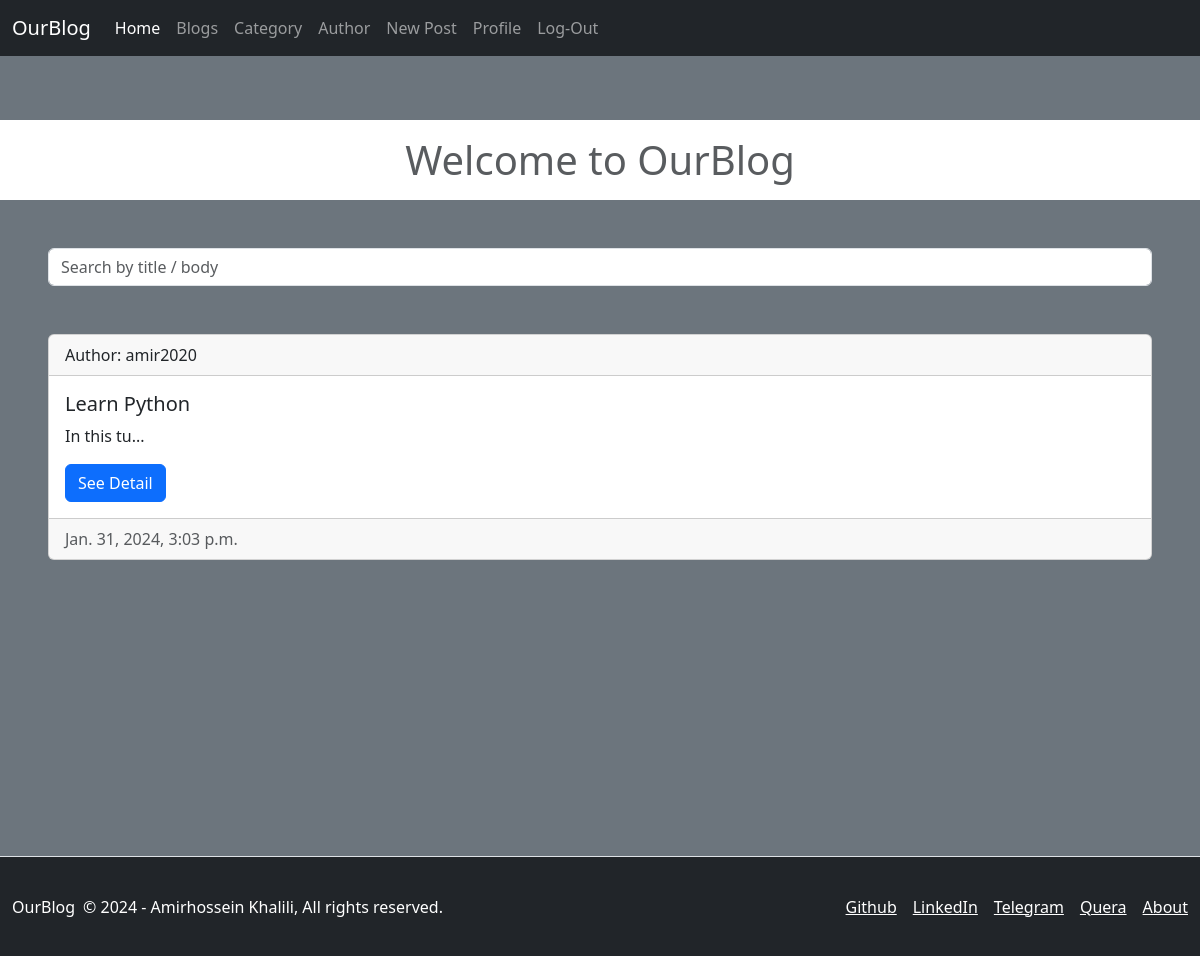
Page /posts/list/ (signed in) on the earlier database version.
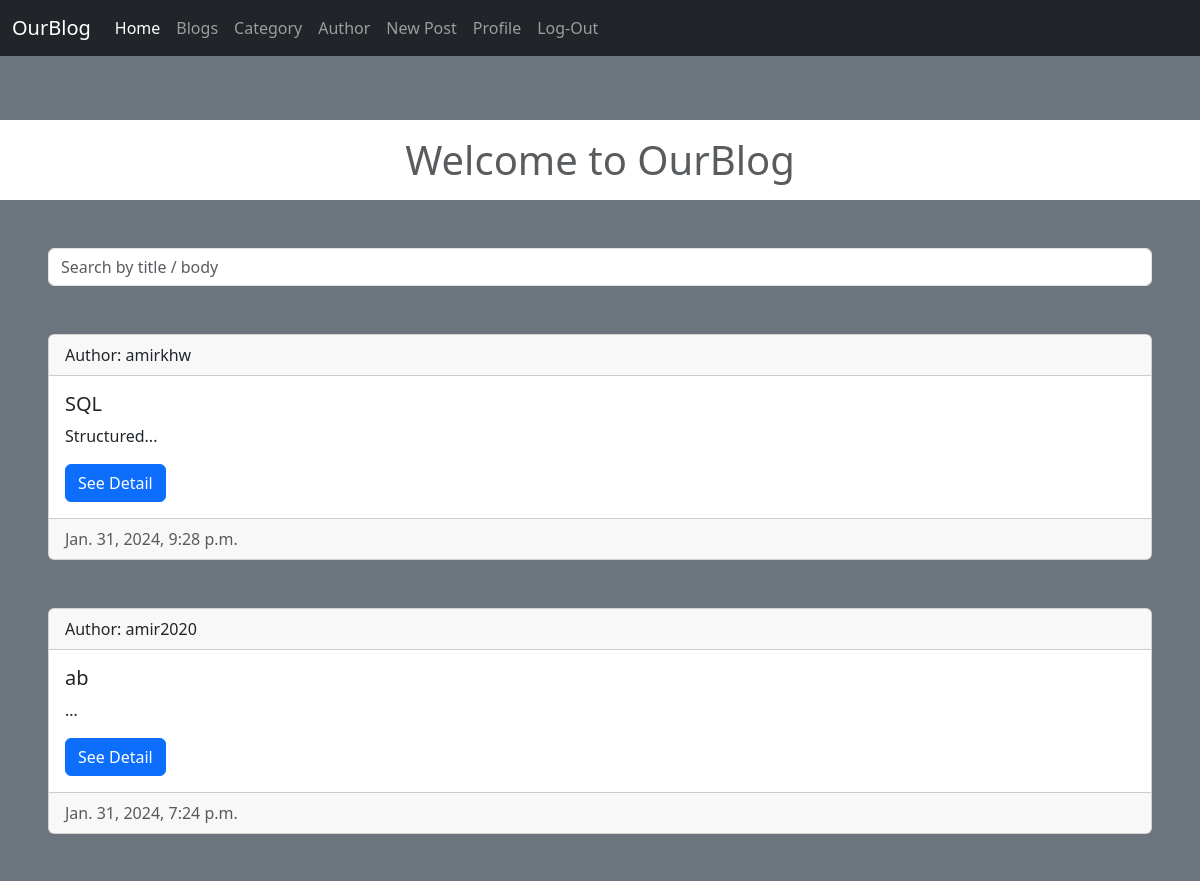
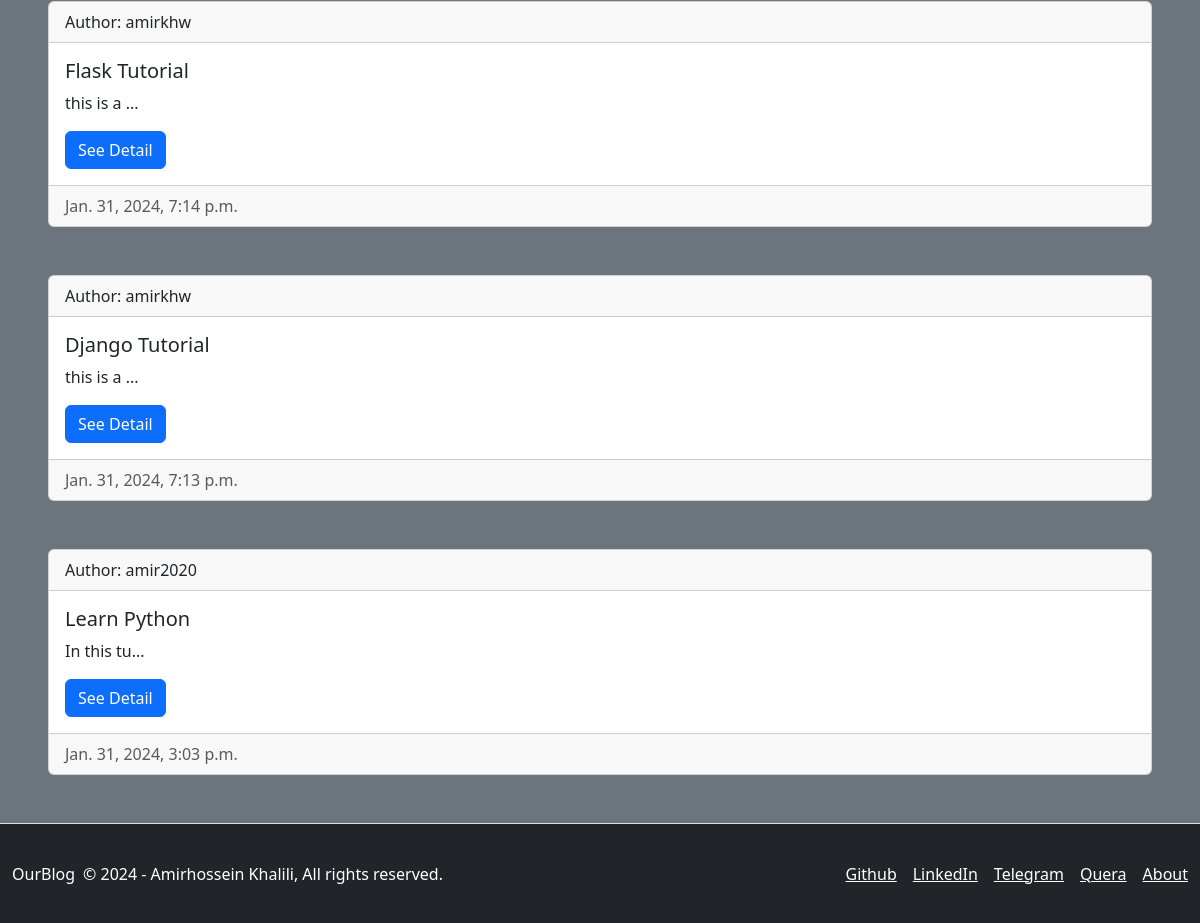
Same page on the later database version (2 pictures, top to bottom).
### apps/posts/models.py (models this page shows, shortened)
class Post(models.Model):
    title = models.CharField(max_length=255)
    body = models.TextField(blank=True, null=True)
    author = models.ForeignKey(User, on_delete=models.CASCADE, related_name='posts')
    category = models.ForeignKey(Category, on_delete=models.SET_NULL, related_name='posts', null=True)
    created_at = models.DateTimeField(auto_now_add=True)
    last_modified = models.DateTimeField(auto_now=True)

### apps/users/models.py (models this page shows, shortened)
class User(AbstractBaseUser, PermissionsMixin):
    email = models.EmailField(unique=True)
    user_name = models.CharField(max_length=255, unique=True)
    first_name = models.CharField(max_length=127, blank=False, null=False)
    last_name = models.CharField(max_length=127, blank=False, null=False)
    created_at = models.DateTimeField(auto_now_add=True)
    about = models.TextField(_('About me'), max_length=500, blank=True, null=True)
    is_staff = models.BooleanField(default=False)
    is_active = models.BooleanField(default=True)
    objects = CustomUserManager()
    USERNAME_FIELD = 'email'
    REQUIRED_FIELDS = ['user_name', 'first_name', 'last_name']

### apps/posts/views.py (the view)
# urls.py: path('list/', ListPosts.as_view(), name='list-posts'),
@method_decorator(login_required, name='dispatch')
class ListPosts(ListView):
    model = Post
    template_name = 'posts/list.html'
    context_object_name = 'posts'
    ordering = '-created_at'

### templates/posts/list.html (shortened to what this page needs)
{% extends 'base/base.html' %}
{% load crispy_forms_tags %}
{% block content %}
    <div class="container-fluid bg-secondary my-0 py-5 px-0 min-vh-100">
        <h1 class="text-center bg-white text-muted py-3 my-3">Welcome to OurBlog</h1>
        <div class="input-group my-5 px-5">
          <input id="search-bar" type="text" class="form-control" placeholder="Search by title / body"
                 name="title_body">
        </div>
        {% for post in posts %}
            <div class="card mx-5 mt-5">
              <div class="card-header">Author: {{ post.author.user_name }}</div>
              <div class="card-body">
                <h5 class="card-title">{{ post.title }}</h5>
                <p class="card-text">{{ post.body | slice:':10' }}...</p>
                <a href="{% url 'posts:detail-post' post.id %}" class="btn btn-primary">See Detail</a>
              </div>
              <div class="card-footer text-muted">{{ post.created_at }}</div>
            </div>
        {% empty %}
            <p class="text-center">No post is available</p>
        {% endfor %}
    </div>
{% endblock %}

Differences in the rows shown:
added Post: author.user_name "amirkhw", title "SQL", body "Structured", created_at "Jan. 31, 2024, 9:28 p.m."
added Post: author.user_name "amir2020", title "ab", created_at "Jan. 31, 2024, 7:24 p.m."
added Post: author.user_name "amirkhw", title "Flask Tutorial", body "this is a", created_at "Jan. 31, 2024, 7:14 p.m."
added Post: author.user_name "amirkhw", title "Django Tutorial", body "this is a", created_at "Jan. 31, 2024, 7:13 p.m."
